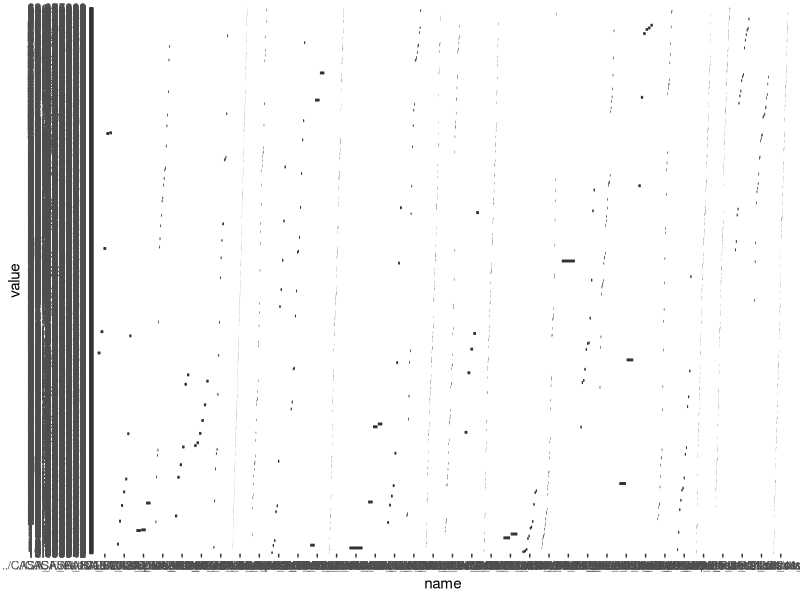
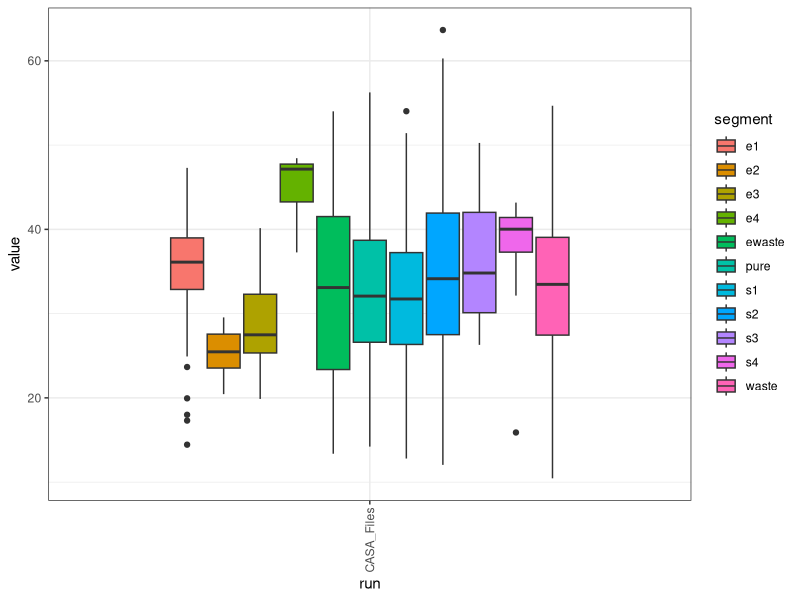
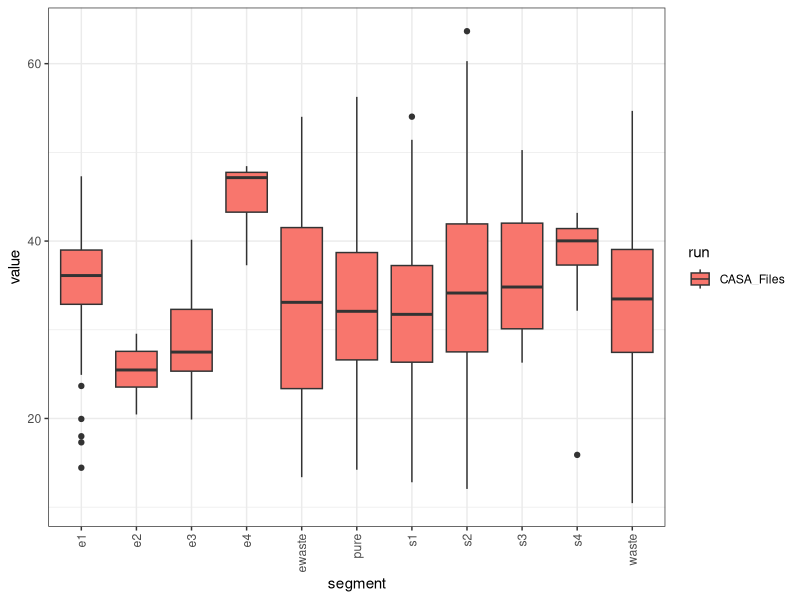
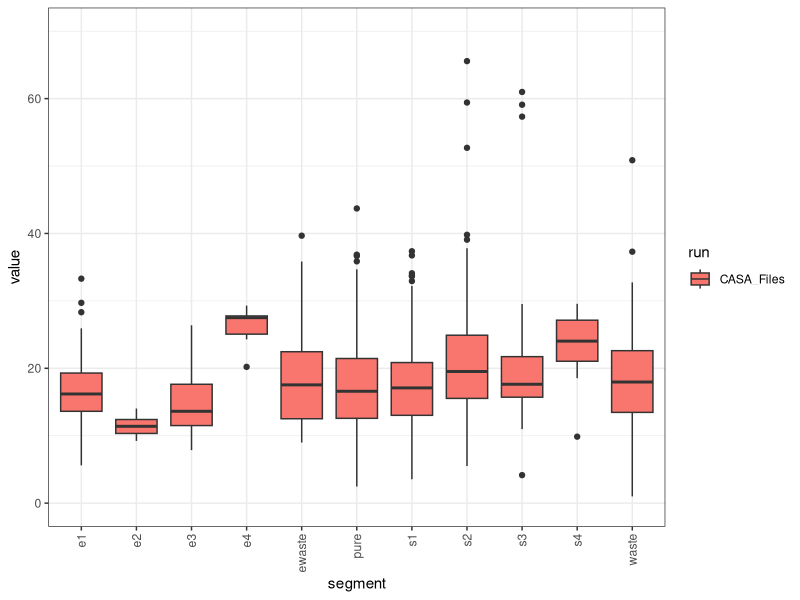
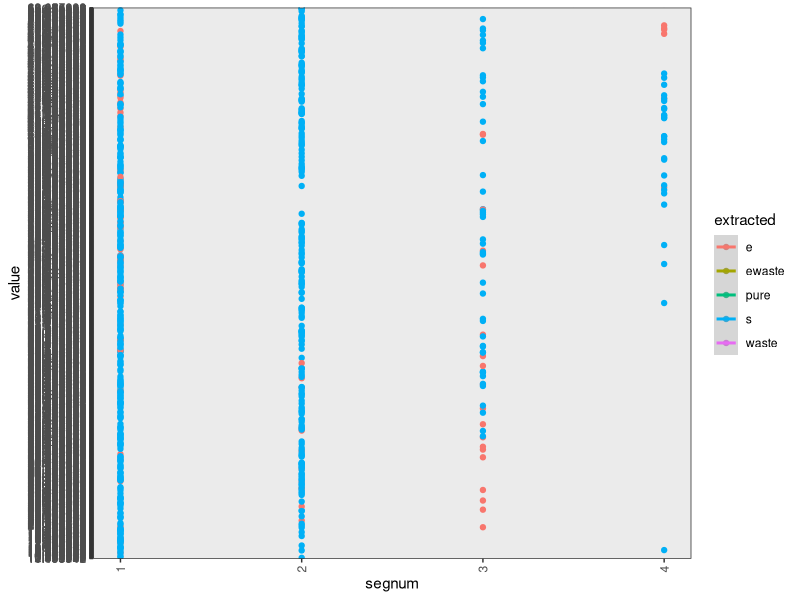
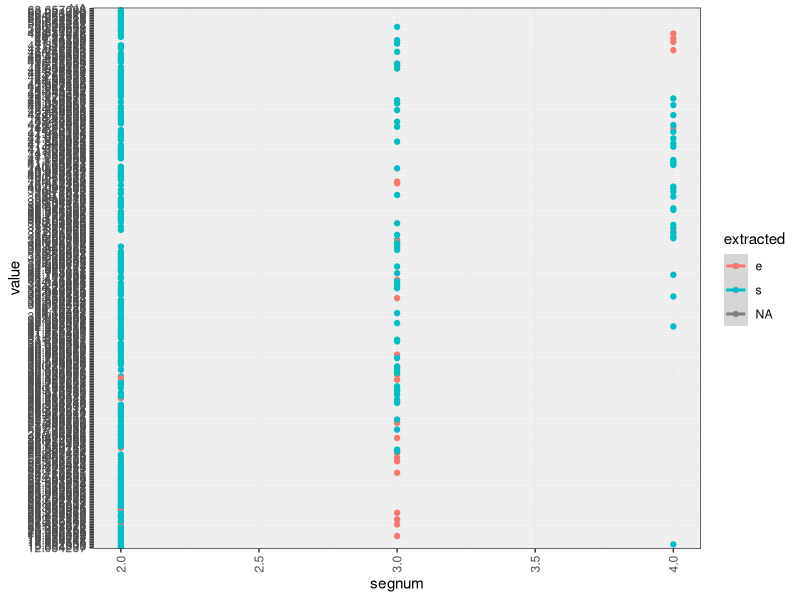

The R script that drew these images, in order: (Note: this script raises an error after producing the figures.)
library(ggplot2)
library(reshape2)
library(stringr)

data = read.table ('casa_paths_extracted.txt', sep = ' ')
colnames (data) = c('name', 'empty' , 'VCL', 'VAP', 'VSL', 'LIN', 'WOB', 'PROG', 'BCF','segment')
data$spermid = 1:nrow(data)

mdata = melt(data, id.vars = c("name", "spermid"))

mdata2 = melt(data, id.vars = c("name", "spermid", "LIN"))
g = ggplot(data = mdata2[mdata2$variable == "VCL", ], aes(name, value)) + geom_boxplot()

pdf("output.pdf", height = 3, width = 4)
print(g)
dev.off()

data$run = sapply(data$name, function(x) {strsplit(x, split ="/")[[1]][2]})

mdata = melt(data, id.vars = c("name", "spermid", "run", "segment"))

g = ggplot(data = mdata[mdata$variable == "VCL", ], aes(run, value, fill = segment)) +
  geom_boxplot() +
  theme_bw() +
  theme(axis.text.x = element_text(angle = 90, vjust = 0.5, hjust = 1))

pdf("output2.pdf", height = 6, width = 8)
print(g)
dev.off()

g = ggplot(data = mdata[mdata$variable == "VCL", ], aes(segment, value, fill = run)) +
  geom_boxplot() +
  theme_bw() +
  theme(axis.text.x = element_text(angle = 90, vjust = 0.5, hjust = 1))

pdf("output3.pdf", height = 6, width = 8)
print(g)
dev.off()

g = ggplot(data = mdata[mdata$variable == "VSL", ], aes(segment, value, fill = run)) +
  geom_boxplot() +
  theme_bw() +
  theme(axis.text.x = element_text(angle = 90, vjust = 0.5, hjust = 1)) +
  lims(y=c(0,70))

pdf("output4.pdf", height = 6, width = 8)
print(g)
dev.off()

detailed = data
detailed$extracted = sapply(detailed$segment, function(x){return(str_extract(x, "[a-zA-Z]+"))})
detailed$segnum = sapply(detailed$segment, function(x){as.numeric(str_extract(x, "[0-9]+"))})
mdetailed = melt(detailed, id.vars = c("name", "segment", "spermid", "extracted", "segnum"))
g = ggplot(data = mdetailed[mdetailed$variable == "VCL", ], aes(segnum, value, color = extracted)) +
  geom_point() +
  geom_smooth(method = "lm") +
  theme_bw() +
  theme(axis.text.x = element_text(angle = 90, vjust = 0.5, hjust = 1))

pdf("scatter1.pdf", height = 6, width = 8)
print(g)
dev.off()

detailed = data
detailed$extracted = sapply(detailed$segment, function(x){return(str_extract(x, "[a-zA-Z]+"))})
detailed$segnum = sapply(detailed$segment, function(x){as.numeric(str_extract(x, "[0-9]+"))})
mdetailed = melt(detailed, id.vars = c("name", "segment", "spermid", "extracted", "segnum"))
g = ggplot(data = mdetailed[mdetailed$variable == "VCL" & mdetailed$segnum > 1.5, ], aes(segnum, value, color = extracted)) +
  geom_point() +
  geom_smooth(method = "lm") +
  theme_bw() +
  theme(axis.text.x = element_text(angle = 90, vjust = 0.5, hjust = 1))

pdf("scatter2.pdf", height = 6, width = 8)
print(g)
dev.off()

model = aov(VSL ~ segment, data = data[data$segment %in% c("1", "2"),])
summary(model)
TukeyHSD(model, conf.level = 0.95)
mean(data$VSL[data$segment == "1"])
mean(data$VSL[data$segment == "2"])

# install.packages("ggplot2")
